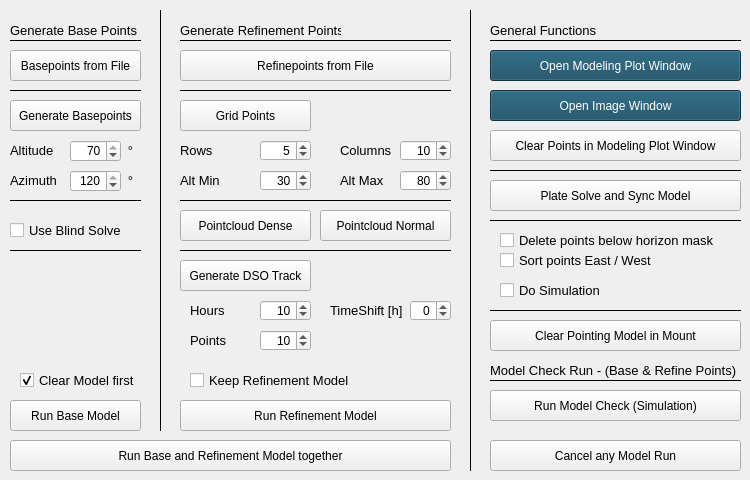
   <widget class="QWidget" name="tab_6">
    <attribute name="title">
     <string>Make Mount Model</string>
    </attribute>
    <widget class="QPushButton" name="btn_runBaseModel">
     <property name="geometry">
      <rect>
       <x>10</x>
       <y>400</y>
       <width>131</width>
       <height>31</height>
      </rect>
     </property>
     <property name="toolTip">
      <string>Runs the base model, if ther are any points</string>
     </property>
     <property name="text">
      <string>Run Base Model</string>
     </property>
    </widget>
    <widget class="QCheckBox" name="checkUseBlindSolve">
     <property name="geometry">
      <rect>
       <x>10</x>
       <y>220</y>
       <width>131</width>
       <height>20</height>
      </rect>
     </property>
     <property name="font">
      <font>
       <pointsize>10</pointsize>
      </font>
     </property>
     <property name="toolTip">
      <string>If checked, a blind solve would be made (needs internet connection)</string>
     </property>
     <property name="text">
      <string>Use Blind Solve</string>
     </property>
    </widget>
    <widget class="QPushButton" name="btn_clearAlignmentModel">
     <property name="geometry">
      <rect>
       <x>490</x>
       <y>320</y>
       <width>251</width>
       <height>31</height>
      </rect>
     </property>
     <property name="toolTip">
      <string>Clear the model in mount. Can't be revised.</string>
     </property>
     <property name="text">
      <string>Clear Pointing Model in Mount</string>
     </property>
    </widget>
    <widget class="QPushButton" name="btn_loadBasePoints">
     <property name="geometry">
      <rect>
       <x>10</x>
       <y>50</y>
       <width>131</width>
       <height>31</height>
      </rect>
     </property>
     <property name="toolTip">
      <string>Shows the base points of model point file</string>
     </property>
     <property name="text">
      <string>Basepoints from File</string>
     </property>
    </widget>
    <widget class="Line" name="line_24">
     <property name="geometry">
      <rect>
       <x>10</x>
       <y>190</y>
       <width>131</width>
       <height>21</height>
      </rect>
     </property>
     <property name="frameShadow">
      <enum>QFrame::Plain</enum>
     </property>
     <property name="orientation">
      <enum>Qt::Horizontal</enum>
     </property>
    </widget>
    <widget class="QPushButton" name="btn_generateBasePoints">
     <property name="geometry">
      <rect>
       <x>10</x>
       <y>100</y>
       <width>131</width>
       <height>31</height>
      </rect>
     </property>
     <property name="toolTip">
      <string>Generates Basepoint based on Altitude and AZ</string>
     </property>
     <property name="text">
      <string>Generate Basepoints</string>
     </property>
    </widget>
    <widget class="QDoubleSpinBox" name="azimuthBase">
     <property name="geometry">
      <rect>
       <x>70</x>
       <y>170</y>
       <width>51</width>
       <height>22</height>
      </rect>
     </property>
     <property name="alignment">
      <set>Qt::AlignRight|Qt::AlignTrailing|Qt::AlignVCenter</set>
     </property>
     <property name="decimals">
      <number>0</number>
     </property>
     <property name="maximum">
      <double>120.000000000000000</double>
     </property>
     <property name="singleStep">
      <double>1.000000000000000</double>
     </property>
     <property name="value">
      <double>120.000000000000000</double>
     </property>
    </widget>
    <widget class="QDoubleSpinBox" name="altitudeBase">
     <property name="geometry">
      <rect>
       <x>70</x>
       <y>140</y>
       <width>51</width>
       <height>22</height>
      </rect>
     </property>
     <property name="alignment">
      <set>Qt::AlignRight|Qt::AlignTrailing|Qt::AlignVCenter</set>
     </property>
     <property name="decimals">
      <number>0</number>
     </property>
     <property name="minimum">
      <double>20.000000000000000</double>
     </property>
     <property name="maximum">
      <double>70.000000000000000</double>
     </property>
     <property name="singleStep">
      <double>1.000000000000000</double>
     </property>
     <property name="value">
      <double>70.000000000000000</double>
     </property>
    </widget>
    <widget class="QLabel" name="label_170">
     <property name="geometry">
      <rect>
       <x>10</x>
       <y>140</y>
       <width>51</width>
       <height>21</height>
      </rect>
     </property>
     <property name="font">
      <font>
       <pointsize>10</pointsize>
      </font>
     </property>
     <property name="text">
      <string>Altitude</string>
     </property>
    </widget>
    <widget class="QLabel" name="label_171">
     <property name="geometry">
      <rect>
       <x>10</x>
       <y>170</y>
       <width>51</width>
       <height>21</height>
      </rect>
     </property>
     <property name="font">
      <font>
       <pointsize>10</pointsize>
      </font>
     </property>
     <property name="text">
      <string>Azimuth</string>
     </property>
    </widget>
    <widget class="QLabel" name="label_109">
     <property name="geometry">
      <rect>
       <x>120</x>
       <y>140</y>
       <width>21</width>
       <height>20</height>
      </rect>
     </property>
     <property name="font">
      <font>
       <pointsize>10</pointsize>
      </font>
     </property>
     <property name="text">
      <string>°</string>
     </property>
     <property name="alignment">
      <set>Qt::AlignCenter</set>
     </property>
     <property name="wordWrap">
      <bool>false</bool>
     </property>
    </widget>
    <widget class="QLabel" name="label_110">
     <property name="geometry">
      <rect>
       <x>120</x>
       <y>170</y>
       <width>21</width>
       <height>20</height>
      </rect>
     </property>
     <property name="font">
      <font>
       <pointsize>10</pointsize>
      </font>
     </property>
     <property name="text">
      <string>°</string>
     </property>
     <property name="alignment">
      <set>Qt::AlignCenter</set>
     </property>
     <property name="wordWrap">
      <bool>false</bool>
     </property>
    </widget>
    <widget class="QLabel" name="label_116">
     <property name="geometry">
      <rect>
       <x>10</x>
       <y>20</y>
       <width>131</width>
       <height>21</height>
      </rect>
     </property>
     <property name="font">
      <font>
       <pointsize>10</pointsize>
      </font>
     </property>
     <property name="text">
      <string>Generate Base Points</string>
     </property>
    </widget>
    <widget class="Line" name="line_35">
     <property name="geometry">
      <rect>
       <x>10</x>
       <y>30</y>
       <width>131</width>
       <height>21</height>
      </rect>
     </property>
     <property name="frameShadow">
      <enum>QFrame::Plain</enum>
     </property>
     <property name="orientation">
      <enum>Qt::Horizontal</enum>
     </property>
    </widget>
    <widget class="Line" name="line_36">
     <property name="geometry">
      <rect>
       <x>10</x>
       <y>240</y>
       <width>131</width>
       <height>21</height>
      </rect>
     </property>
     <property name="frameShadow">
      <enum>QFrame::Plain</enum>
     </property>
     <property name="orientation">
      <enum>Qt::Horizontal</enum>
     </property>
    </widget>
    <widget class="QPushButton" name="btn_openModelingPlotWindow">
     <property name="geometry">
      <rect>
       <x>490</x>
       <y>50</y>
       <width>251</width>
       <height>31</height>
      </rect>
     </property>
     <property name="toolTip">
      <string>&lt;html&gt;&lt;head/&gt;&lt;body&gt;&lt;p&gt;Opens the coordinate an model points popup window&lt;/p&gt;&lt;/body&gt;&lt;/html&gt;</string>
     </property>
     <property name="styleSheet">
      <string notr="true">background-color: rgb(16, 72, 96);
color: rgb(255,255,255);</string>
     </property>
     <property name="text">
      <string>Open Modeling Plot Window</string>
     </property>
    </widget>
    <widget class="QPushButton" name="btn_generateGridPoints">
     <property name="geometry">
      <rect>
       <x>180</x>
       <y>100</y>
       <width>131</width>
       <height>31</height>
      </rect>
     </property>
     <property name="toolTip">
      <string>Generates a regular pattern with 100 stars</string>
     </property>
     <property name="text">
      <string>Grid Points</string>
     </property>
    </widget>
    <widget class="QLabel" name="label_108">
     <property name="geometry">
      <rect>
       <x>180</x>
       <y>20</y>
       <width>161</width>
       <height>21</height>
      </rect>
     </property>
     <property name="font">
      <font>
       <pointsize>10</pointsize>
      </font>
     </property>
     <property name="text">
      <string>Generate Refinement Points</string>
     </property>
    </widget>
    <widget class="QLabel" name="label_179">
     <property name="geometry">
      <rect>
       <x>340</x>
       <y>140</y>
       <width>61</width>
       <height>21</height>
      </rect>
     </property>
     <property name="font">
      <font>
       <pointsize>10</pointsize>
      </font>
     </property>
     <property name="text">
      <string>Columns</string>
     </property>
    </widget>
    <widget class="QLabel" name="label_178">
     <property name="geometry">
      <rect>
       <x>180</x>
       <y>140</y>
       <width>61</width>
       <height>21</height>
      </rect>
     </property>
     <property name="font">
      <font>
       <pointsize>10</pointsize>
      </font>
     </property>
     <property name="text">
      <string>Rows</string>
     </property>
    </widget>
    <widget class="QPushButton" name="btn_generateNormalPoints">
     <property name="geometry">
      <rect>
       <x>320</x>
       <y>210</y>
       <width>131</width>
       <height>31</height>
      </rect>
     </property>
     <property name="toolTip">
      <string>Generates a pointcloud with greater circles medium number</string>
     </property>
     <property name="text">
      <string>Pointcloud Normal</string>
     </property>
    </widget>
    <widget class="QPushButton" name="btn_generateDensePoints">
     <property name="geometry">
      <rect>
       <x>180</x>
       <y>210</y>
       <width>131</width>
       <height>31</height>
      </rect>
     </property>
     <property name="toolTip">
      <string>Generates a pointcloud with greater circles high number</string>
     </property>
     <property name="text">
      <string>Pointcloud Dense</string>
     </property>
    </widget>
    <widget class="QDoubleSpinBox" name="numberGridPointsRow">
     <property name="geometry">
      <rect>
       <x>260</x>
       <y>140</y>
       <width>51</width>
       <height>21</height>
      </rect>
     </property>
     <property name="toolTip">
      <string>&lt;html&gt;&lt;head/&gt;&lt;body&gt;&lt;p&gt;Number of rows in the grid build&lt;/p&gt;&lt;/body&gt;&lt;/html&gt;</string>
     </property>
     <property name="alignment">
      <set>Qt::AlignRight|Qt::AlignTrailing|Qt::AlignVCenter</set>
     </property>
     <property name="decimals">
      <number>0</number>
     </property>
     <property name="minimum">
      <double>3.000000000000000</double>
     </property>
     <property name="maximum">
      <double>10.000000000000000</double>
     </property>
     <property name="singleStep">
      <double>1.000000000000000</double>
     </property>
     <property name="value">
      <double>5.000000000000000</double>
     </property>
    </widget>
    <widget class="Line" name="line_34">
     <property name="geometry">
      <rect>
       <x>180</x>
       <y>30</y>
       <width>271</width>
       <height>21</height>
      </rect>
     </property>
     <property name="frameShadow">
      <enum>QFrame::Plain</enum>
     </property>
     <property name="orientation">
      <enum>Qt::Horizontal</enum>
     </property>
    </widget>
    <widget class="QDoubleSpinBox" name="numberGridPointsCol">
     <property name="geometry">
      <rect>
       <x>400</x>
       <y>140</y>
       <width>51</width>
       <height>21</height>
      </rect>
     </property>
     <property name="toolTip">
      <string>&lt;html&gt;&lt;head/&gt;&lt;body&gt;&lt;p&gt;Number of coloms in the grid build&lt;/p&gt;&lt;/body&gt;&lt;/html&gt;</string>
     </property>
     <property name="alignment">
      <set>Qt::AlignRight|Qt::AlignTrailing|Qt::AlignVCenter</set>
     </property>
     <property name="decimals">
      <number>0</number>
     </property>
     <property name="minimum">
      <double>5.000000000000000</double>
     </property>
     <property name="maximum">
      <double>15.000000000000000</double>
     </property>
     <property name="singleStep">
      <double>1.000000000000000</double>
     </property>
     <property name="value">
      <double>10.000000000000000</double>
     </property>
    </widget>
    <widget class="QPushButton" name="btn_runRefinementModel">
     <property name="geometry">
      <rect>
       <x>180</x>
       <y>400</y>
       <width>271</width>
       <height>31</height>
      </rect>
     </property>
     <property name="toolTip">
      <string>Run refinment model</string>
     </property>
     <property name="text">
      <string>Run Refinement Model</string>
     </property>
    </widget>
    <widget class="Line" name="line_26">
     <property name="geometry">
      <rect>
       <x>180</x>
       <y>240</y>
       <width>271</width>
       <height>21</height>
      </rect>
     </property>
     <property name="frameShadow">
      <enum>QFrame::Plain</enum>
     </property>
     <property name="orientation">
      <enum>Qt::Horizontal</enum>
     </property>
    </widget>
    <widget class="QPushButton" name="btn_loadRefinementPoints">
     <property name="geometry">
      <rect>
       <x>180</x>
       <y>50</y>
       <width>271</width>
       <height>31</height>
      </rect>
     </property>
     <property name="toolTip">
      <string>Shows the refinment point of the model point file.</string>
     </property>
     <property name="text">
      <string>Refinepoints from File</string>
     </property>
    </widget>
    <widget class="QPushButton" name="btn_cancelModel">
     <property name="geometry">
      <rect>
       <x>490</x>
       <y>440</y>
       <width>251</width>
       <height>31</height>
      </rect>
     </property>
     <property name="toolTip">
      <string>&lt;html&gt;&lt;head/&gt;&lt;body&gt;&lt;p&gt;Cancels any model run in the next cycle (next point)&lt;/p&gt;&lt;/body&gt;&lt;/html&gt;</string>
     </property>
     <property name="styleSheet">
      <string notr="true"/>
     </property>
     <property name="text">
      <string>Cancel any Model Run</string>
     </property>
    </widget>
    <widget class="QPushButton" name="btn_runCheckModel">
     <property name="geometry">
      <rect>
       <x>490</x>
       <y>390</y>
       <width>251</width>
       <height>31</height>
      </rect>
     </property>
     <property name="toolTip">
      <string>&lt;html&gt;&lt;head/&gt;&lt;body&gt;&lt;p&gt;Runs a analyse cycle without updating the mount model&lt;/p&gt;&lt;/body&gt;&lt;/html&gt;</string>
     </property>
     <property name="text">
      <string>Run Model Check (Simulation)</string>
     </property>
    </widget>
    <widget class="QLabel" name="label_98">
     <property name="geometry">
      <rect>
       <x>490</x>
       <y>360</y>
       <width>251</width>
       <height>21</height>
      </rect>
     </property>
     <property name="font">
      <font>
       <pointsize>10</pointsize>
      </font>
     </property>
     <property name="text">
      <string>Model Check Run - (Base &amp; Refine Points)</string>
     </property>
    </widget>
    <widget class="Line" name="line_32">
     <property name="geometry">
      <rect>
       <x>490</x>
       <y>370</y>
       <width>251</width>
       <height>21</height>
      </rect>
     </property>
     <property name="frameShadow">
      <enum>QFrame::Plain</enum>
     </property>
     <property name="orientation">
      <enum>Qt::Horizontal</enum>
     </property>
    </widget>
    <widget class="Line" name="line_27">
     <property name="geometry">
      <rect>
       <x>10</x>
       <y>80</y>
       <width>131</width>
       <height>21</height>
      </rect>
     </property>
     <property name="frameShadow">
      <enum>QFrame::Plain</enum>
     </property>
     <property name="orientation">
      <enum>Qt::Horizontal</enum>
     </property>
    </widget>
    <widget class="Line" name="line_28">
     <property name="geometry">
      <rect>
       <x>180</x>
       <y>80</y>
       <width>271</width>
       <height>21</height>
      </rect>
     </property>
     <property name="frameShadow">
      <enum>QFrame::Plain</enum>
     </property>
     <property name="orientation">
      <enum>Qt::Horizontal</enum>
     </property>
    </widget>
    <widget class="QPushButton" name="btn_generateDSOPoints">
     <property name="geometry">
      <rect>
       <x>180</x>
       <y>260</y>
       <width>131</width>
       <height>31</height>
      </rect>
     </property>
     <property name="toolTip">
      <string>&lt;html&gt;&lt;head/&gt;&lt;body&gt;&lt;p&gt;Generates a given number of refinement points along DSO track for a give time&lt;/p&gt;&lt;/body&gt;&lt;/html&gt;</string>
     </property>
     <property name="text">
      <string>Generate DSO Track</string>
     </property>
    </widget>
    <widget class="Line" name="line_39">
     <property name="geometry">
      <rect>
       <x>150</x>
       <y>10</y>
       <width>21</width>
       <height>421</height>
      </rect>
     </property>
     <property name="frameShadow">
      <enum>QFrame::Plain</enum>
     </property>
     <property name="orientation">
      <enum>Qt::Vertical</enum>
     </property>
    </widget>
    <widget class="Line" name="line_40">
     <property name="geometry">
      <rect>
       <x>460</x>
       <y>10</y>
       <width>21</width>
       <height>461</height>
      </rect>
     </property>
     <property name="frameShadow">
      <enum>QFrame::Plain</enum>
     </property>
     <property name="orientation">
      <enum>Qt::Vertical</enum>
     </property>
    </widget>
    <widget class="QLabel" name="label_113">
     <property name="geometry">
      <rect>
       <x>490</x>
       <y>20</y>
       <width>161</width>
       <height>21</height>
      </rect>
     </property>
     <property name="font">
      <font>
       <pointsize>10</pointsize>
      </font>
     </property>
     <property name="text">
      <string>General Functions</string>
     </property>
    </widget>
    <widget class="Line" name="line_41">
     <property name="geometry">
      <rect>
       <x>490</x>
       <y>30</y>
       <width>251</width>
       <height>21</height>
      </rect>
     </property>
     <property name="frameShadow">
      <enum>QFrame::Plain</enum>
     </property>
     <property name="orientation">
      <enum>Qt::Horizontal</enum>
     </property>
    </widget>
    <widget class="Line" name="line_42">
     <property name="geometry">
      <rect>
       <x>180</x>
       <y>190</y>
       <width>271</width>
       <height>21</height>
      </rect>
     </property>
     <property name="frameShadow">
      <enum>QFrame::Plain</enum>
     </property>
     <property name="orientation">
      <enum>Qt::Horizontal</enum>
     </property>
    </widget>
    <widget class="QPushButton" name="btn_deletePoints">
     <property name="geometry">
      <rect>
       <x>490</x>
       <y>130</y>
       <width>251</width>
       <height>31</height>
      </rect>
     </property>
     <property name="toolTip">
      <string>&lt;html&gt;&lt;head/&gt;&lt;body&gt;&lt;p&gt;Delete all points on coordinate window including Base / Model&lt;/p&gt;&lt;/body&gt;&lt;/html&gt;</string>
     </property>
     <property name="text">
      <string>Clear Points in Modeling Plot Window</string>
     </property>
    </widget>
    <widget class="QPushButton" name="btn_runAllModel">
     <property name="geometry">
      <rect>
       <x>10</x>
       <y>440</y>
       <width>441</width>
       <height>31</height>
      </rect>
     </property>
     <property name="toolTip">
      <string>&lt;html&gt;&lt;head/&gt;&lt;body&gt;&lt;p&gt;Run base and refinement model directly after another&lt;/p&gt;&lt;/body&gt;&lt;/html&gt;</string>
     </property>
     <property name="text">
      <string>Run Base and Refinement Model together</string>
     </property>
    </widget>
    <widget class="QDoubleSpinBox" name="numberHoursDSO">
     <property name="geometry">
      <rect>
       <x>260</x>
       <y>300</y>
       <width>51</width>
       <height>21</height>
      </rect>
     </property>
     <property name="toolTip">
      <string>&lt;html&gt;&lt;head/&gt;&lt;body&gt;&lt;p&gt;Length of the DSO track in hours.&lt;/p&gt;&lt;/body&gt;&lt;/html&gt;</string>
     </property>
     <property name="alignment">
      <set>Qt::AlignRight|Qt::AlignTrailing|Qt::AlignVCenter</set>
     </property>
     <property name="decimals">
      <number>0</number>
     </property>
     <property name="minimum">
      <double>1.000000000000000</double>
     </property>
     <property name="maximum">
      <double>15.000000000000000</double>
     </property>
     <property name="singleStep">
      <double>1.000000000000000</double>
     </property>
     <property name="value">
      <double>10.000000000000000</double>
     </property>
    </widget>
    <widget class="QLabel" name="label_181">
     <property name="geometry">
      <rect>
       <x>190</x>
       <y>300</y>
       <width>61</width>
       <height>21</height>
      </rect>
     </property>
     <property name="font">
      <font>
       <pointsize>10</pointsize>
      </font>
     </property>
     <property name="text">
      <string>Hours</string>
     </property>
    </widget>
    <widget class="QLabel" name="label_188">
     <property name="geometry">
      <rect>
       <x>190</x>
       <y>330</y>
       <width>61</width>
       <height>21</height>
      </rect>
     </property>
     <property name="font">
      <font>
       <pointsize>10</pointsize>
      </font>
     </property>
     <property name="text">
      <string>Points</string>
     </property>
    </widget>
    <widget class="QDoubleSpinBox" name="numberPointsDSO">
     <property name="geometry">
      <rect>
       <x>260</x>
       <y>330</y>
       <width>51</width>
       <height>21</height>
      </rect>
     </property>
     <property name="toolTip">
      <string>&lt;html&gt;&lt;head/&gt;&lt;body&gt;&lt;p&gt;Number of points in the DSO track for the given time in hours&lt;/p&gt;&lt;/body&gt;&lt;/html&gt;</string>
     </property>
     <property name="alignment">
      <set>Qt::AlignRight|Qt::AlignTrailing|Qt::AlignVCenter</set>
     </property>
     <property name="decimals">
      <number>0</number>
     </property>
     <property name="minimum">
      <double>5.000000000000000</double>
     </property>
     <property name="maximum">
      <double>50.000000000000000</double>
     </property>
     <property name="singleStep">
      <double>1.000000000000000</double>
     </property>
     <property name="value">
      <double>10.000000000000000</double>
     </property>
    </widget>
    <widget class="QLabel" name="label_189">
     <property name="geometry">
      <rect>
       <x>330</x>
       <y>300</y>
       <width>81</width>
       <height>21</height>
      </rect>
     </property>
     <property name="font">
      <font>
       <pointsize>10</pointsize>
      </font>
     </property>
     <property name="text">
      <string>TimeShift [h]</string>
     </property>
    </widget>
    <widget class="QDoubleSpinBox" name="numberHoursPreview">
     <property name="geometry">
      <rect>
       <x>410</x>
       <y>300</y>
       <width>41</width>
       <height>21</height>
      </rect>
     </property>
     <property name="toolTip">
      <string>&lt;html&gt;&lt;head/&gt;&lt;body&gt;&lt;p&gt;Length of the DSO track in hours.&lt;/p&gt;&lt;/body&gt;&lt;/html&gt;</string>
     </property>
     <property name="alignment">
      <set>Qt::AlignRight|Qt::AlignTrailing|Qt::AlignVCenter</set>
     </property>
     <property name="decimals">
      <number>0</number>
     </property>
     <property name="minimum">
      <double>-12.000000000000000</double>
     </property>
     <property name="maximum">
      <double>12.000000000000000</double>
     </property>
     <property name="singleStep">
      <double>1.000000000000000</double>
     </property>
     <property name="value">
      <double>0.000000000000000</double>
     </property>
    </widget>
    <widget class="QPushButton" name="btn_plateSolveSync">
     <property name="geometry">
      <rect>
       <x>490</x>
       <y>180</y>
       <width>251</width>
       <height>31</height>
      </rect>
     </property>
     <property name="toolTip">
      <string>&lt;html&gt;&lt;head/&gt;&lt;body&gt;&lt;p&gt;Image, Platesolve and Sync the model of the mount&lt;/p&gt;&lt;/body&gt;&lt;/html&gt;</string>
     </property>
     <property name="text">
      <string>Plate Solve and Sync Model</string>
     </property>
    </widget>
    <widget class="QCheckBox" name="checkClearModelFirst">
     <property name="geometry">
      <rect>
       <x>20</x>
       <y>370</y>
       <width>121</width>
       <height>20</height>
      </rect>
     </property>
     <property name="font">
      <font>
       <pointsize>10</pointsize>
      </font>
     </property>
     <property name="toolTip">
      <string>If checked, a blind solve would be made (needs internet connection)</string>
     </property>
     <property name="text">
      <string>Clear Model first</string>
     </property>
     <property name="checked">
      <bool>true</bool>
     </property>
    </widget>
    <widget class="QCheckBox" name="checkKeepRefinement">
     <property name="geometry">
      <rect>
       <x>190</x>
       <y>370</y>
       <width>261</width>
       <height>20</height>
      </rect>
     </property>
     <property name="font">
      <font>
       <pointsize>10</pointsize>
      </font>
     </property>
     <property name="toolTip">
      <string>If checked, a blind solve would be made (needs internet connection)</string>
     </property>
     <property name="text">
      <string>Keep Refinement Model</string>
     </property>
    </widget>
    <widget class="Line" name="line_30">
     <property name="geometry">
      <rect>
       <x>490</x>
       <y>160</y>
       <width>251</width>
       <height>21</height>
      </rect>
     </property>
     <property name="frameShadow">
      <enum>QFrame::Plain</enum>
     </property>
     <property name="orientation">
      <enum>Qt::Horizontal</enum>
     </property>
    </widget>
    <widget class="Line" name="line_38">
     <property name="geometry">
      <rect>
       <x>490</x>
       <y>300</y>
       <width>251</width>
       <height>21</height>
      </rect>
     </property>
     <property name="frameShadow">
      <enum>QFrame::Plain</enum>
     </property>
     <property name="orientation">
      <enum>Qt::Horizontal</enum>
     </property>
    </widget>
    <widget class="QLabel" name="label_180">
     <property name="geometry">
      <rect>
       <x>340</x>
       <y>170</y>
       <width>61</width>
       <height>21</height>
      </rect>
     </property>
     <property name="font">
      <font>
       <pointsize>10</pointsize>
      </font>
     </property>
     <property name="text">
      <string>Alt Max</string>
     </property>
    </widget>
    <widget class="QDoubleSpinBox" name="altitudeMax">
     <property name="geometry">
      <rect>
       <x>400</x>
       <y>170</y>
       <width>51</width>
       <height>21</height>
      </rect>
     </property>
     <property name="toolTip">
      <string>&lt;html&gt;&lt;head/&gt;&lt;body&gt;&lt;p&gt;Number of coloms in the grid build&lt;/p&gt;&lt;/body&gt;&lt;/html&gt;</string>
     </property>
     <property name="alignment">
      <set>Qt::AlignRight|Qt::AlignTrailing|Qt::AlignVCenter</set>
     </property>
     <property name="decimals">
      <number>0</number>
     </property>
     <property name="minimum">
      <double>50.000000000000000</double>
     </property>
     <property name="maximum">
      <double>90.000000000000000</double>
     </property>
     <property name="singleStep">
      <double>5.000000000000000</double>
     </property>
     <property name="value">
      <double>80.000000000000000</double>
     </property>
    </widget>
    <widget class="QDoubleSpinBox" name="altitudeMin">
     <property name="geometry">
      <rect>
       <x>260</x>
       <y>170</y>
       <width>51</width>
       <height>21</height>
      </rect>
     </property>
     <property name="toolTip">
      <string>&lt;html&gt;&lt;head/&gt;&lt;body&gt;&lt;p&gt;Number of rows in the grid build&lt;/p&gt;&lt;/body&gt;&lt;/html&gt;</string>
     </property>
     <property name="alignment">
      <set>Qt::AlignRight|Qt::AlignTrailing|Qt::AlignVCenter</set>
     </property>
     <property name="decimals">
      <number>0</number>
     </property>
     <property name="minimum">
      <double>20.000000000000000</double>
     </property>
     <property name="maximum">
      <double>45.000000000000000</double>
     </property>
     <property name="singleStep">
      <double>5.000000000000000</double>
     </property>
     <property name="value">
      <double>30.000000000000000</double>
     </property>
    </widget>
    <widget class="QLabel" name="label_190">
     <property name="geometry">
      <rect>
       <x>180</x>
       <y>170</y>
       <width>61</width>
       <height>21</height>
      </rect>
     </property>
     <property name="font">
      <font>
       <pointsize>10</pointsize>
      </font>
     </property>
     <property name="text">
      <string>Alt Min</string>
     </property>
    </widget>
    <widget class="Line" name="line_45">
     <property name="geometry">
      <rect>
       <x>490</x>
       <y>210</y>
       <width>251</width>
       <height>21</height>
      </rect>
     </property>
     <property name="frameShadow">
      <enum>QFrame::Plain</enum>
     </property>
     <property name="orientation">
      <enum>Qt::Horizontal</enum>
     </property>
    </widget>
    <widget class="QPushButton" name="btn_openImageWindow">
     <property name="geometry">
      <rect>
       <x>490</x>
       <y>90</y>
       <width>251</width>
       <height>31</height>
      </rect>
     </property>
     <property name="toolTip">
      <string>&lt;html&gt;&lt;head/&gt;&lt;body&gt;&lt;p&gt;Opens the coordinate an model points popup window&lt;/p&gt;&lt;/body&gt;&lt;/html&gt;</string>
     </property>
     <property name="styleSheet">
      <string notr="true">background-color: rgb(16, 72, 96);
color: rgb(255,255,255);</string>
     </property>
     <property name="text">
      <string>Open Image Window</string>
     </property>
    </widget>
    <widget class="QCheckBox" name="checkDeletePointsHorizonMask">
     <property name="geometry">
      <rect>
       <x>500</x>
       <y>230</y>
       <width>241</width>
       <height>20</height>
      </rect>
     </property>
     <property name="font">
      <font>
       <pointsize>10</pointsize>
      </font>
     </property>
     <property name="toolTip">
      <string>If checked, a blind solve would be made (needs internet connection)</string>
     </property>
     <property name="text">
      <string>Delete points below horizon mask</string>
     </property>
    </widget>
    <widget class="QCheckBox" name="checkSortPoints">
     <property name="geometry">
      <rect>
       <x>500</x>
       <y>250</y>
       <width>241</width>
       <height>20</height>
      </rect>
     </property>
     <property name="font">
      <font>
       <pointsize>10</pointsize>
      </font>
     </property>
     <property name="toolTip">
      <string>If checked, a blind solve would be made (needs internet connection)</string>
     </property>
     <property name="text">
      <string>Sort points East / West</string>
     </property>
    </widget>
    <widget class="QCheckBox" name="checkSimulation">
     <property name="geometry">
      <rect>
       <x>500</x>
       <y>280</y>
       <width>241</width>
       <height>20</height>
      </rect>
     </property>
     <property name="font">
      <font>
       <pointsize>10</pointsize>
      </font>
     </property>
     <property name="toolTip">
      <string>If checked, a blind solve would be made (needs internet connection)</string>
     </property>
     <property name="text">
      <string>Do Simulation</string>
     </property>
    </widget>
   </widget>
